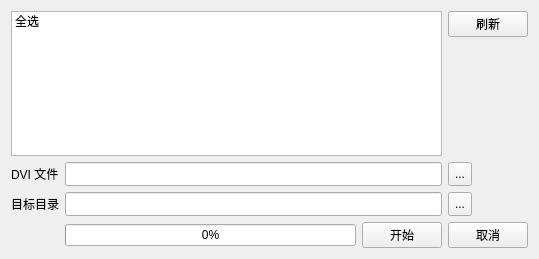
<?xml version="1.0" encoding="UTF-8"?>
<ui version="4.0">
 <class>Widget</class>
 <widget class="QWidget" name="Widget">
  <property name="geometry">
   <rect>
    <x>0</x>
    <y>0</y>
    <width>539</width>
    <height>259</height>
   </rect>
  </property>
  <property name="windowTitle">
   <string>Widget</string>
  </property>
  <layout class="QGridLayout" name="gridLayout">
   <item row="1" column="0">
    <widget class="QLabel" name="label">
     <property name="text">
      <string>DVI 文件</string>
     </property>
    </widget>
   </item>
   <item row="1" column="2">
    <widget class="QToolButton" name="toolButton">
     <property name="sizePolicy">
      <sizepolicy hsizetype="Fixed" vsizetype="Preferred">
       <horstretch>0</horstretch>
       <verstretch>0</verstretch>
      </sizepolicy>
     </property>
     <property name="minimumSize">
      <size>
       <width>0</width>
       <height>24</height>
      </size>
     </property>
     <property name="text">
      <string>...</string>
     </property>
    </widget>
   </item>
   <item row="2" column="0">
    <widget class="QLabel" name="label_2">
     <property name="text">
      <string>目标目录</string>
     </property>
    </widget>
   </item>
   <item row="2" column="2">
    <widget class="QToolButton" name="toolButton_2">
     <property name="sizePolicy">
      <sizepolicy hsizetype="Fixed" vsizetype="Preferred">
       <horstretch>0</horstretch>
       <verstretch>0</verstretch>
      </sizepolicy>
     </property>
     <property name="minimumSize">
      <size>
       <width>0</width>
       <height>24</height>
      </size>
     </property>
     <property name="text">
      <string>...</string>
     </property>
    </widget>
   </item>
   <item row="3" column="1" colspan="2">
    <layout class="QHBoxLayout" name="horizontalLayout">
     <item>
      <widget class="QProgressBar" name="progressBar">
       <property name="value">
        <number>0</number>
       </property>
      </widget>
     </item>
     <item>
      <widget class="QPushButton" name="pushButton_2">
       <property name="text">
        <string>开始</string>
       </property>
      </widget>
     </item>
     <item>
      <widget class="QPushButton" name="pushButton">
       <property name="text">
        <string>取消</string>
       </property>
      </widget>
     </item>
    </layout>
   </item>
   <item row="1" column="1">
    <widget class="QLineEdit" name="lineEdit">
     <property name="minimumSize">
      <size>
       <width>0</width>
       <height>24</height>
      </size>
     </property>
    </widget>
   </item>
   <item row="2" column="1">
    <widget class="QLineEdit" name="lineEdit_2">
     <property name="minimumSize">
      <size>
       <width>0</width>
       <height>24</height>
      </size>
     </property>
    </widget>
   </item>
   <item row="0" column="0" colspan="2">
    <widget class="QListWidget" name="listWidget">
     <item>
      <property name="text">
       <string>全选</string>
      </property>
      <property name="checkState">
       <enum>Unchecked</enum>
      </property>
      <property name="flags">
       <set>ItemIsSelectable|ItemIsUserCheckable|ItemIsEnabled</set>
      </property>
     </item>
    </widget>
   </item>
   <item row="0" column="2">
    <layout class="QVBoxLayout" name="verticalLayout">
     <item>
      <widget class="QPushButton" name="pushButton_3">
       <property name="text">
        <string>刷新</string>
       </property>
      </widget>
     </item>
     <item>
      <spacer name="verticalSpacer">
       <property name="orientation">
        <enum>Qt::Vertical</enum>
       </property>
       <property name="sizeHint" stdset="0">
        <size>
         <width>20</width>
         <height>40</height>
        </size>
       </property>
      </spacer>
     </item>
    </layout>
   </item>
  </layout>
 </widget>
 <resources/>
 <connections/>
</ui>
